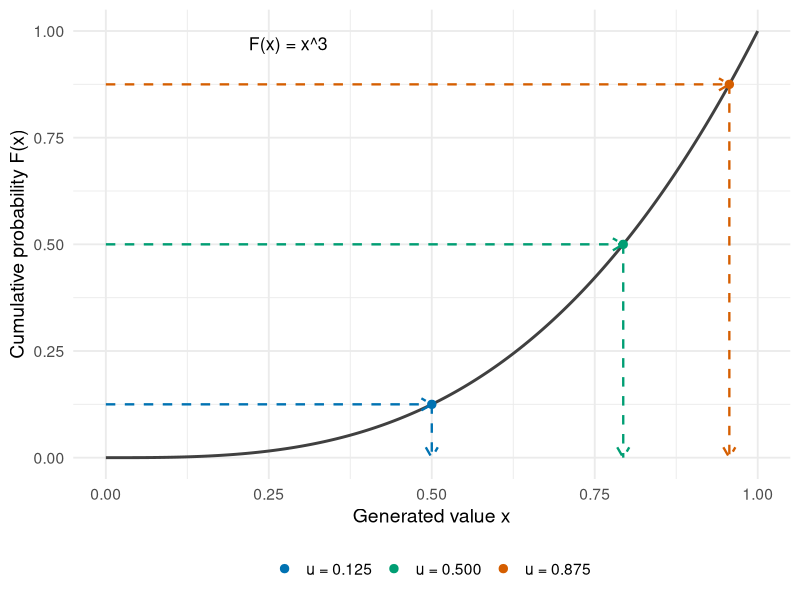
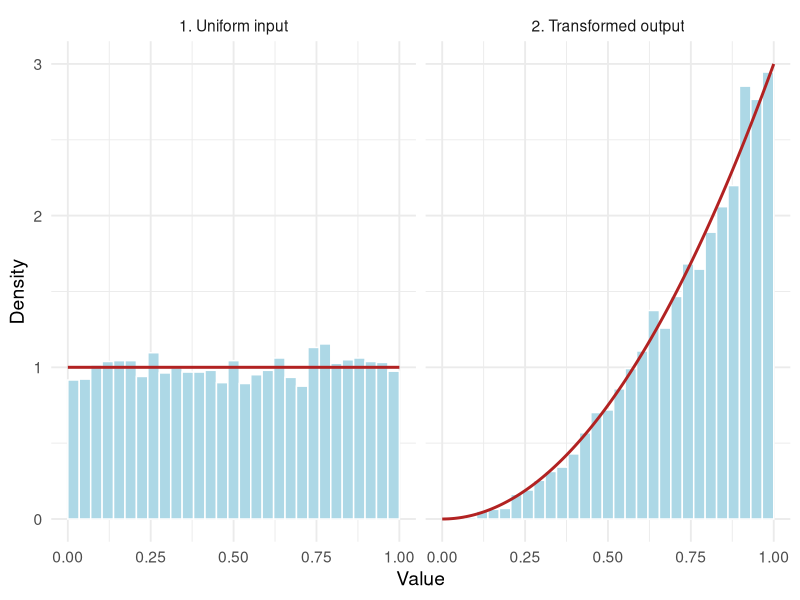
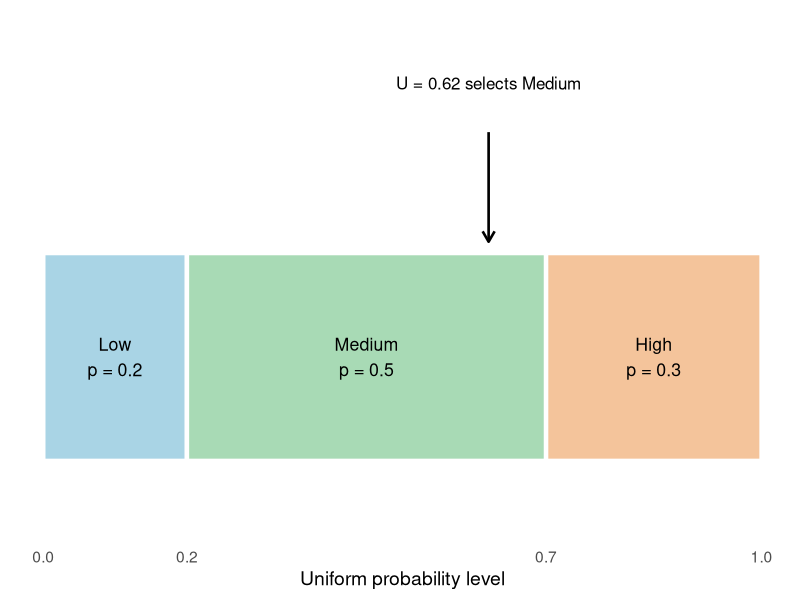
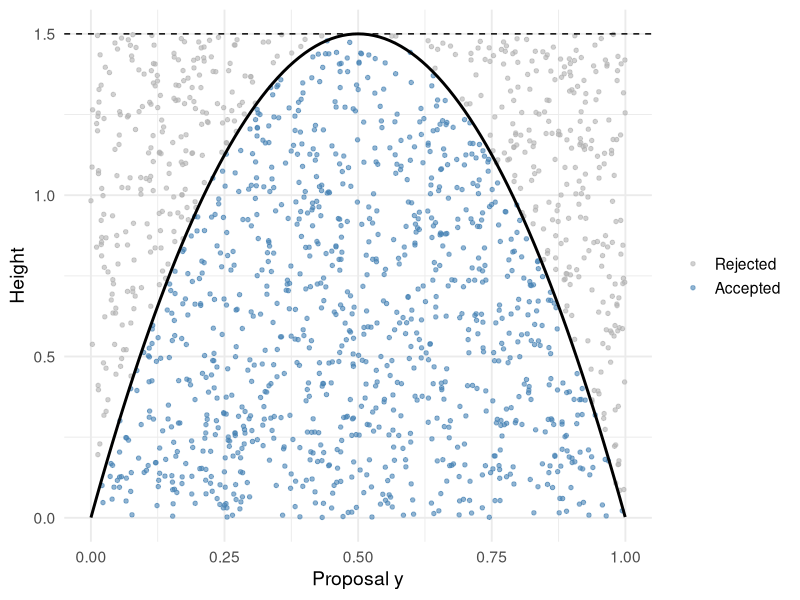
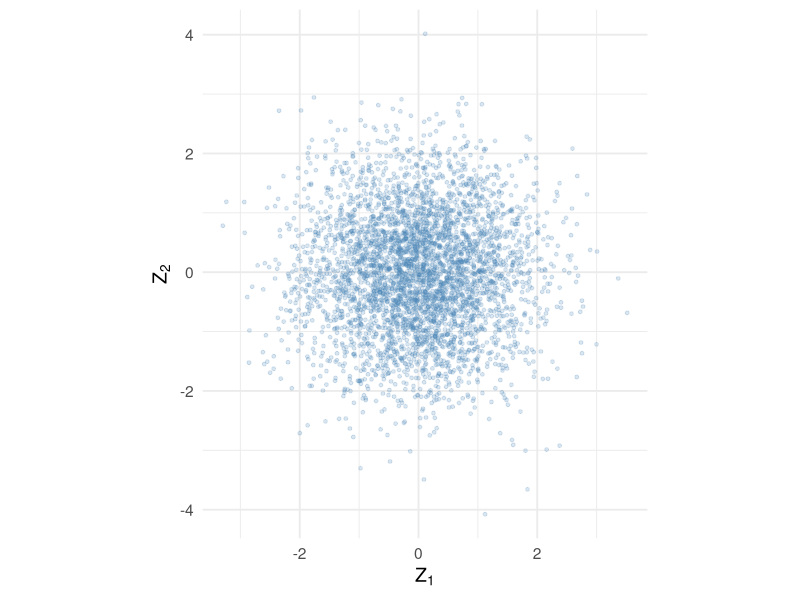
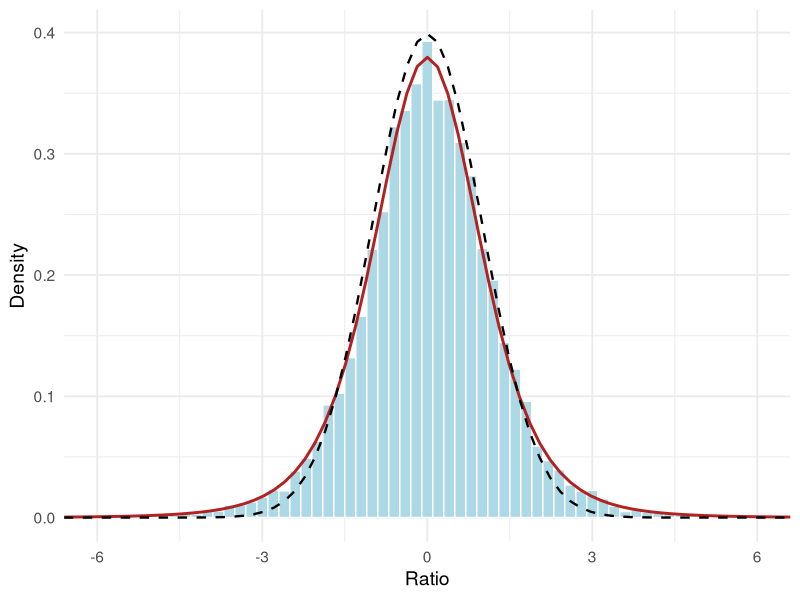
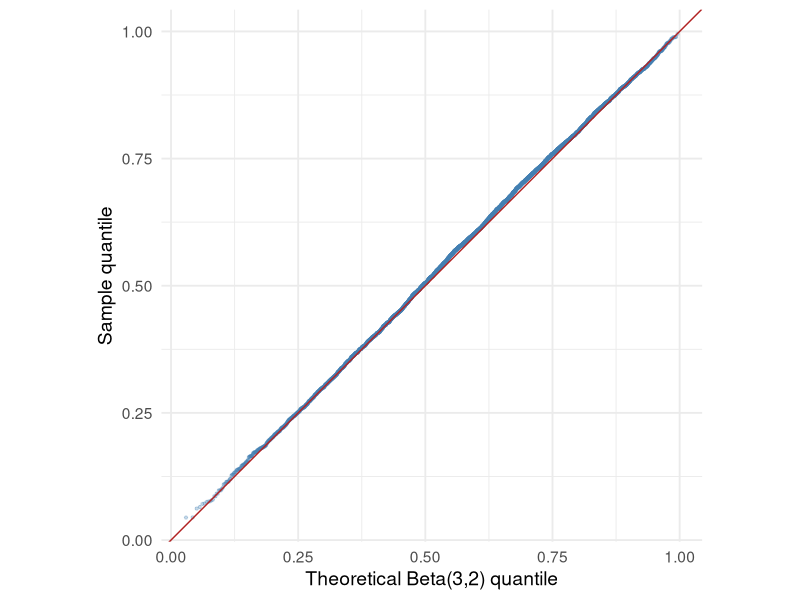
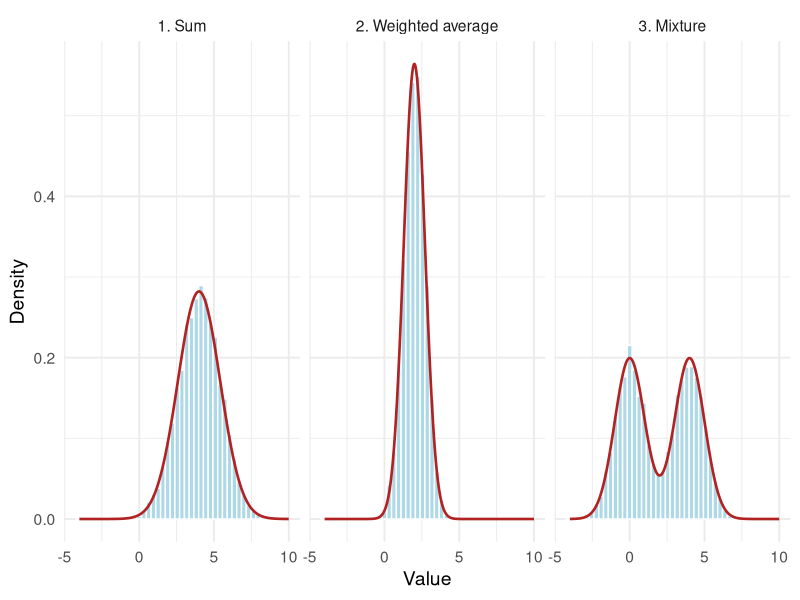

R code for these plots, in order:
## ---- chunk 1
#| label: rv-setup
#| include: false
#| cache: false
#| code-fold: true
library(ggplot2)
theme_set(theme_minimal(base_size = 14))
knitr::opts_chunk$set(
  fig.width = 8, fig.height = 4.8, fig.align = "center",
  dpi = 144, collapse = TRUE, comment = "#>"
)
## ---- chunk 2
#| label: rv-seed
#| code-fold: true
set.seed(8670)
u_first <- runif(5)

set.seed(8670)
u_repeated <- runif(5)

rbind(first = u_first, repeated = u_repeated)
identical(u_first, u_repeated)
## ---- chunk 3
#| label: rv-sampling
#| code-fold: true
set.seed(8670)
observed_waits <- c(2, 3, 3, 5, 7, 12)  # illustrative waiting times

sample(observed_waits, size = 6, replace = TRUE)
sample(observed_waits, size = 6, replace = FALSE)
## ---- chunk 4
#| label: fig-rv-quantile-map
#| code-fold: true
#| echo: !expr knitr::is_html_output()
#| fig-cap: "The inverse CDF converts a probability level into an observation. Each horizontal arrow starts at u; the downward arrow lands at x = u^(1/3). The dashed guides are a construction, not additional random draws."
#| fig-alt: "Three colored paths move from probability levels 0.125, 0.5, and 0.875 across to the curve F(x)=x cubed and then down to the corresponding quantiles."
#| fig-width: 7
#| fig-height: 4.8
quantile_paths <- data.frame(
  u = c(0.125, 0.5, 0.875),
  level = factor(c("u = 0.125", "u = 0.500", "u = 0.875"))
)
quantile_paths$x <- quantile_paths$u^(1 / 3)
quantile_grid <- data.frame(x = seq(0, 1, length.out = 401))

ggplot(quantile_grid, aes(x, x^3)) +
  geom_line(color = "grey25", linewidth = 1) +
  geom_segment(
    data = quantile_paths, inherit.aes = FALSE,
    aes(x = 0, xend = x, y = u, yend = u, color = level),
    linewidth = 0.8, linetype = "dashed", show.legend = FALSE,
    arrow = grid::arrow(length = grid::unit(0.12, "inches"))
  ) +
  geom_segment(
    data = quantile_paths, inherit.aes = FALSE,
    aes(x = x, xend = x, y = u, yend = 0, color = level),
    linewidth = 0.8, linetype = "dashed", show.legend = FALSE,
    arrow = grid::arrow(length = grid::unit(0.12, "inches"))
  ) +
  geom_point(
    data = quantile_paths, inherit.aes = FALSE,
    aes(x, u, color = level), size = 2.5
  ) +
  annotate("text", x = 0.28, y = 0.97, label = "F(x) = x^3", size = 4.5) +
  scale_color_manual(values = c("#0072B2", "#009E73", "#D55E00")) +
  scale_x_continuous(breaks = seq(0, 1, 0.25)) +
  scale_y_continuous(breaks = seq(0, 1, 0.25)) +
  coord_cartesian(xlim = c(0, 1), ylim = c(0, 1)) +
  labs(x = "Generated value x", y = "Cumulative probability F(x)", color = NULL) +
  theme(legend.position = "bottom")
## ---- chunk 5
#| label: fig-rv-inverse
#| code-fold: true
#| fig-cap: "Left: uniform probability levels. Right: mapping them through the quantile function produces values with the increasing target density."
#| fig-width: 9
set.seed(8670)
n <- 5000
u <- runif(n)
x_power <- u^(1 / 3)

plot_data <- rbind(
  data.frame(value = u, distribution = "1. Uniform input"),
  data.frame(value = x_power, distribution = "2. Transformed output")
)
grid <- seq(0, 1, length.out = 301)
curve_data <- rbind(
  data.frame(value = grid, density = 1,
             distribution = "1. Uniform input"),
  data.frame(value = grid, density = 3 * grid^2,
             distribution = "2. Transformed output")
)

ggplot(plot_data, aes(value)) +
  geom_histogram(aes(y = after_stat(density)), bins = 30,
                 boundary = 0, fill = "lightblue", color = "white") +
  geom_line(data = curve_data, aes(y = density),
            color = "firebrick", linewidth = 1) +
  facet_wrap(~ distribution) +
  labs(x = "Value", y = "Density")
## ---- chunk 6
#| label: rv-power-moments
#| code-fold: true
knitr::kable(
  data.frame(
    quantity = c("Mean", "Variance"),
    simulated = c(mean(x_power), var(x_power)),
    theoretical = c(3 / 4, 3 / 80)
  ),
  digits = 4
)
## ---- chunk 7
#| label: rv-exponential
#| code-fold: true
set.seed(8670)
lambda <- 0.7
u <- runif(10000)
waiting_time <- -log1p(-u) / lambda

c(
  simulated_mean = mean(waiting_time),
  theoretical_mean = 1 / lambda,
  simulated_prob_above_3 = mean(waiting_time > 3),
  theoretical_prob_above_3 = exp(-lambda * 3)
)
## ---- chunk 8
#| label: rv-numerical-inversion
#| code-fold: true
custom_cdf <- function(x) (x + x^3) / 2  # used only on [0, 1]

custom_quantile <- function(u) {
  vapply(u, function(ui) {
    uniroot(
      function(x) custom_cdf(x) - ui,
      interval = c(0, 1), tol = 1e-10
    )$root
  }, numeric(1))
}

set.seed(8670)
u <- runif(2000)
x_numeric <- custom_quantile(u)

c(
  largest_cdf_residual = max(abs(custom_cdf(x_numeric) - u)),
  simulated_mean = mean(x_numeric),
  theoretical_mean = 5 / 8
)
## ---- chunk 9
#| label: rv-truncation
#| code-fold: true
set.seed(8670)
a <- 1
b <- 2
u <- runif(5000)
truncated_normal <- qnorm(pnorm(a) + u * (pnorm(b) - pnorm(a)))

c(
  simulated_mean = mean(truncated_normal),
  theoretical_mean = (dnorm(a) - dnorm(b)) / (pnorm(b) - pnorm(a)),
  fraction_in_interval = mean(truncated_normal > a & truncated_normal < b)
)
## ---- chunk 10
#| label: fig-rv-probability-strip
#| code-fold: true
#| echo: !expr knitr::is_html_output()
#| fig-cap: "Discrete generation allocates the unit interval to outcomes. The middle category receives half of the interval, so it is selected with probability 0.5. Boundary points follow the generalized-inverse convention and have probability zero for an ideal continuous uniform."
#| fig-alt: "The interval from zero to one is divided into Low from zero to 0.2, Medium from 0.2 to 0.7, and High from 0.7 to one. An arrow at 0.62 points to Medium."
#| fig-width: 8
#| fig-height: 2.8
probability_strip <- data.frame(
  left = c(0, 0.2, 0.7), right = c(0.2, 0.7, 1),
  category = factor(c("Low", "Medium", "High"),
                    levels = c("Low", "Medium", "High")),
  label = c("Low\np = 0.2", "Medium\np = 0.5", "High\np = 0.3")
)
ggplot(probability_strip) +
  geom_rect(aes(xmin = left, xmax = right, ymin = 0.15, ymax = 0.7,
                fill = category), color = "white", linewidth = 1.5) +
  geom_text(aes(x = (left + right) / 2, y = 0.425, label = label),
            size = 4.5, lineheight = 1.2) +
  annotate("segment", x = 0.62, xend = 0.62, y = 1.02, yend = 0.73,
           linewidth = 0.9,
           arrow = grid::arrow(length = grid::unit(0.12, "inches"))) +
  annotate("text", x = 0.62, y = 1.15, label = "U = 0.62 selects Medium",
           size = 4.3) +
  scale_fill_manual(values = c("#A9D4E5", "#A8DAB5", "#F4C49B"),
                    guide = "none") +
  scale_x_continuous(breaks = c(0, 0.2, 0.7, 1), expand = expansion(mult = 0.04)) +
  coord_cartesian(xlim = c(0, 1), ylim = c(0, 1.28)) +
  labs(x = "Uniform probability level", y = NULL) +
  theme(axis.text.y = element_blank(), axis.ticks.y = element_blank(),
        panel.grid = element_blank())
## ---- chunk 11
#| label: rv-discrete
#| code-fold: true
set.seed(8670)
p <- 0.4
bernoulli <- as.integer(runif(10000) > 1 - p)

labels <- c("Low", "Medium", "High")
probabilities <- c(0.2, 0.5, 0.3)
cutoffs <- cumsum(probabilities)
u <- runif(10000)

# First cutoff that reaches u: this also handles u at a cutoff.
index <- vapply(u, function(ui) which(ui <= cutoffs)[1], integer(1))
category <- factor(labels[index], levels = labels)

mean(bernoulli)
prop.table(table(category))

# Built-in alternative for the same categorical distribution.
head(sample(labels, size = 10, replace = TRUE, prob = probabilities))
## ---- chunk 12
#| label: rv-geometric
#| code-fold: true
set.seed(8670)
p <- 0.25
u <- runif(10000)
failures <- ceiling(log1p(-u) / log1p(-p)) - 1

c(
  simulated_mean = mean(failures),
  theoretical_mean = (1 - p) / p,
  largest_difference_from_qgeom = max(abs(failures - qgeom(u, prob = p)))
)
## ---- chunk 13
#| label: fig-rv-rejection
#| code-fold: true
#| fig-cap: "Uniform proposals form points under the envelope of height 1.5. Retaining only points below the target density produces Beta(2,2) draws along the horizontal axis."
set.seed(8670)
proposal <- runif(1500)
height <- 1.5 * runif(1500)
accepted <- height <= dbeta(proposal, 2, 2)
proposal_data <- data.frame(proposal, height, accepted)

ggplot(proposal_data, aes(proposal, height, color = accepted)) +
  geom_point(alpha = 0.6, size = 1.2) +
  stat_function(fun = function(x) dbeta(x, 2, 2),
                color = "black", linewidth = 1) +
  geom_hline(yintercept = 1.5, linetype = "dashed") +
  scale_color_manual(values = c("grey70", "steelblue"),
                     labels = c("Rejected", "Accepted")) +
  labs(x = "Proposal y", y = "Height", color = NULL)
## ---- chunk 14
#| label: rv-rejection-generator
#| code-fold: true
rbeta22_rejection <- function(n, M = 1.5) {
  stopifnot(
    length(n) == 1L, is.finite(n), n >= 0, n == floor(n),
    length(M) == 1L, is.finite(M), M >= 1.5
  )
  draws <- numeric(n)
  n_accepted <- 0L
  proposals <- 0L

  while (n_accepted < n) {
    y <- runif(1)
    u <- runif(1)
    proposals <- proposals + 1L
    if (u <= dbeta(y, 2, 2) / M) {
      n_accepted <- n_accepted + 1L
      draws[n_accepted] <- y
    }
  }
  list(draws = draws, proposals = proposals)
}

set.seed(8670)
beta_tight <- rbeta22_rejection(2000, M = 1.5)
beta_loose <- rbeta22_rejection(2000, M = 6)

knitr::kable(data.frame(
  M = c(1.5, 6),
  proposals = c(beta_tight$proposals, beta_loose$proposals),
  expected_proposals = 2000 * c(1.5, 6),
  observed_acceptance = 2000 / c(beta_tight$proposals, beta_loose$proposals),
  theoretical_acceptance = 1 / c(1.5, 6)
), digits = 3, col.names = c(
  "M", "Proposals", "Expected proposals", "Observed rate", "Target rate"
))
## ---- chunk 15
#| label: fig-rv-box-muller
#| code-fold: true
#| fig-cap: "Box-Muller creates a circular normal cloud from two independent uniforms. The two normal coordinates are independent even though their formulas share a radius and angle."
set.seed(8670)
n <- 4000
radius <- sqrt(-2 * log(runif(n)))
angle <- 2 * pi * runif(n)
z1 <- radius * cos(angle)
z2 <- radius * sin(angle)

ggplot(data.frame(z1, z2), aes(z1, z2)) +
  geom_point(alpha = 0.2, color = "steelblue", size = 1) +
  coord_equal() +
  labs(x = expression(Z[1]), y = expression(Z[2]))
## ---- chunk 16
#| label: fig-rv-student-t
#| code-fold: true
#| fig-cap: "A random denominator creates heavier tails. The generated ratios agree with the t distribution with 5 degrees of freedom; the dashed normal density has lighter tails."
set.seed(8670)
n <- 10000
nu <- 5
normal_numerator <- rnorm(n)
chi_square <- rowSums(matrix(rnorm(n * nu), nrow = n)^2)
t_draws <- normal_numerator / sqrt(chi_square / nu)

ggplot(data.frame(value = t_draws), aes(value)) +
  geom_histogram(aes(y = after_stat(density)), binwidth = 0.2,
                 fill = "lightblue", color = "white") +
  stat_function(fun = function(x) dt(x, df = nu),
                color = "firebrick", linewidth = 1) +
  stat_function(fun = dnorm, linetype = "dashed", linewidth = 0.8) +
  coord_cartesian(xlim = c(-6, 6)) +
  labs(x = "Ratio", y = "Density")
## ---- chunk 17
#| label: fig-rv-beta-qq
#| code-fold: true
#| fig-cap: "A quantile comparison checks the entire distribution of the gamma ratio against Beta(3,2), including its tails."
set.seed(8670)
n <- 5000
g1 <- rgamma(n, shape = 3, rate = 1)
g2 <- rgamma(n, shape = 2, rate = 1)
beta_ratio <- g1 / (g1 + g2)

qq_data <- data.frame(
  theoretical = qbeta(ppoints(n), shape1 = 3, shape2 = 2),
  observed = sort(beta_ratio)
)
ggplot(qq_data, aes(theoretical, observed)) +
  geom_point(alpha = 0.3, size = 0.8, color = "steelblue") +
  geom_abline(intercept = 0, slope = 1, color = "firebrick") +
  coord_equal() +
  labs(x = "Theoretical Beta(3,2) quantile", y = "Sample quantile")
## ---- chunk 18
#| label: fig-rv-mixture
#| code-fold: true
#| fig-cap: "Adding two observations, averaging them, and selecting one population produce different distributions. The solid curves show their respective theoretical densities."
#| fig-width: 10
set.seed(8670)
n <- 10000
x1 <- rnorm(n, mean = 0, sd = 1)
x2 <- rnorm(n, mean = 4, sd = 1)
component <- sample.int(2, n, replace = TRUE, prob = c(0.5, 0.5))
x_mixture <- rnorm(n, mean = c(0, 4)[component], sd = 1)

mechanisms <- c("1. Sum", "2. Weighted average", "3. Mixture")
mixture_plot <- data.frame(
  value = c(x1 + x2, (x1 + x2) / 2, x_mixture),
  mechanism = rep(mechanisms, each = n)
)
grid <- seq(-4, 10, length.out = 500)
mixture_curves <- data.frame(
  value = rep(grid, 3),
  density = c(
    dnorm(grid, 4, sqrt(2)),
    dnorm(grid, 2, sqrt(0.5)),
    0.5 * dnorm(grid, 0, 1) + 0.5 * dnorm(grid, 4, 1)
  ),
  mechanism = rep(mechanisms, each = length(grid))
)
ggplot(mixture_plot, aes(value)) +
  geom_histogram(aes(y = after_stat(density)), bins = 45,
                 fill = "lightblue", color = "white") +
  geom_line(data = mixture_curves, aes(y = density),
            color = "firebrick", linewidth = 0.9) +
  facet_wrap(~ mechanism, nrow = 1) +
  labs(x = "Value", y = "Density")
## ---- chunk 19
#| label: rv-poisson-gamma
#| code-fold: true
set.seed(8670)
n <- 20000
a <- 2
b <- 0.5
latent_rate <- rgamma(n, shape = a, rate = b)
counts <- rpois(n, lambda = latent_rate)

knitr::kable(data.frame(
  quantity = c("Mean", "Variance"),
  simulated = c(mean(counts), var(counts)),
  theoretical = c(a / b, a / b + a / b^2)
), digits = 3)
## ---- chunk 20
#| label: fig-rv-covariance-map
#| code-fold: true
#| echo: !expr knitr::is_html_output()
#| fig-cap: "A matrix factor introduces scale and dependence; adding the mean shifts location. The black curves are corresponding 95% normal probability contours. All three panels use the same underlying draws and the same axis scale."
#| fig-alt: "Three panels show the same colored normal points as a circular cloud, a correlated elliptical cloud, and the same ellipse shifted to mean two, one."
#| fig-width: 10
#| fig-height: 4.3
set.seed(8670)
geometry_z <- matrix(rnorm(1600), ncol = 2)
geometry_sigma <- matrix(c(1, 0.8, 0.8, 2), 2)
geometry_R <- chol(geometry_sigma)
geometry_correlated <- geometry_z %*% geometry_R
geometry_shifted <- sweep(geometry_correlated, 2, c(2, 1), FUN = "+")
stages <- c("1. Independent normals", "2. Apply the factor", "3. Add the mean")
geometry_data <- do.call(rbind, lapply(seq_along(stages), function(j) {
  values <- list(geometry_z, geometry_correlated, geometry_shifted)[[j]]
  data.frame(x = values[, 1], y = values[, 2],
             original_z1 = geometry_z[, 1], stage = stages[j])
}))
theta <- seq(0, 2 * pi, length.out = 301)
reference_circle <- sqrt(qchisq(0.95, df = 2)) * cbind(cos(theta), sin(theta))
reference_ellipse <- reference_circle %*% geometry_R
geometry_contours <- do.call(rbind, lapply(seq_along(stages), function(j) {
  values <- list(reference_circle, reference_ellipse,
                 sweep(reference_ellipse, 2, c(2, 1), FUN = "+"))[[j]]
  data.frame(x = values[, 1], y = values[, 2], stage = stages[j])
}))
geometry_centers <- data.frame(x = c(0, 0, 2), y = c(0, 0, 1), stage = stages)

ggplot(geometry_data, aes(x, y)) +
  geom_hline(yintercept = 0, color = "grey80", linewidth = 0.4) +
  geom_vline(xintercept = 0, color = "grey80", linewidth = 0.4) +
  geom_point(aes(color = original_z1), alpha = 0.35, size = 0.75) +
  geom_path(data = geometry_contours, linewidth = 0.7) +
  geom_point(data = geometry_centers, shape = 4, size = 3, stroke = 1.1) +
  scale_color_gradient2(low = "#0072B2", mid = "grey80", high = "#D55E00",
                        midpoint = 0, guide = "none") +
  facet_wrap(~ stage, nrow = 1) +
  coord_equal() +
  labs(x = "Coordinate 1", y = "Coordinate 2")
## ---- chunk 21
#| label: rv-mvn-generator
#| code-fold: true
rmvn_chol <- function(n, mu, Sigma) {
  d <- length(mu)
  stopifnot(
    length(n) == 1L, is.finite(n), n >= 0, n == floor(n),
    d > 0L, all(is.finite(mu)),
    is.matrix(Sigma), all(dim(Sigma) == c(d, d)),
    all(is.finite(Sigma)), isSymmetric(Sigma)
  )
  R <- chol(Sigma)  # requires positive definiteness here
  Z <- matrix(rnorm(n * d), nrow = n, ncol = d)
  sweep(Z %*% R, MARGIN = 2, STATS = mu, FUN = "+")
}

set.seed(8670)
mu <- c(1, 2)
Sigma <- matrix(c(1, 0.8, 0.8, 2), nrow = 2)
mvn_draws <- rmvn_chol(10000, mu, Sigma)

colMeans(mvn_draws)
cov(mvn_draws)
Sigma
## ---- chunk 22
#| label: fig-rv-dependence
#| code-fold: true
#| fig-cap: "The marginal distributions are the same in both panels. Positive correlation puts more probability in the upper-right region where both measurements exceed 1."
#| fig-width: 9
set.seed(8670)
n <- 30000
independent_pair <- rmvn_chol(n, c(0, 0), diag(2))
correlated_pair <- rmvn_chol(
  n, c(0, 0), matrix(c(1, 0.8, 0.8, 1), 2)
)

joint_probability <- c(
  mean(independent_pair[, 1] > 1 & independent_pair[, 2] > 1),
  mean(correlated_pair[, 1] > 1 & correlated_pair[, 2] > 1)
)
joint_results <- data.frame(
  model = c("Independent", "Correlation 0.8"),
  probability = joint_probability,
  MCSE = sqrt(joint_probability * (1 - joint_probability) / n)
)

# Plot a subset for legibility; estimates use all n observations.
dependence_plot <- rbind(
  data.frame(x = independent_pair[1:2000, 1],
             y = independent_pair[1:2000, 2], model = "Independent"),
  data.frame(x = correlated_pair[1:2000, 1],
             y = correlated_pair[1:2000, 2], model = "Correlation 0.8")
)
ggplot(dependence_plot, aes(x, y)) +
  annotate("rect", xmin = 1, xmax = Inf, ymin = 1, ymax = Inf,
           fill = "gold", alpha = 0.15) +
  geom_point(alpha = 0.2, color = "steelblue", size = 0.8) +
  geom_vline(xintercept = 1, linetype = "dashed") +
  geom_hline(yintercept = 1, linetype = "dashed") +
  facet_wrap(~ model) +
  coord_equal() +
  labs(x = "Measurement 1", y = "Measurement 2")
## ---- chunk 23
#| label: rv-joint-probability
#| code-fold: true
knitr::kable(joint_results, digits = 4,
             col.names = c("Model", "Joint probability", "MCSE"))
(1 - pnorm(1))^2  # exact probability under independence
## ---- chunk 24
#| label: rv-wishart
#| code-fold: true
set.seed(8670)
Sigma_w <- matrix(c(1, 0.4, 0.4, 2), 2)
wishart_df <- 12
W <- crossprod(rmvn_chol(wishart_df, c(0, 0), Sigma_w))
W / wishart_df  # expectation equals Sigma_w, but one draw is noisy
## ---- chunk 25
#| label: fig-rv-mvn-mixture
#| code-fold: true
#| fig-cap: "Each point is generated from one bivariate normal component. The label determines both its coordinates and its covariance structure."
set.seed(8670)
n <- 3000
component <- sample.int(2, n, replace = TRUE, prob = c(0.65, 0.35))
means <- list(c(0, 0), c(3, 2))
covariances <- list(
  matrix(c(1, 0.6, 0.6, 1), 2),
  matrix(c(0.6, -0.3, -0.3, 1), 2)
)
mixed_vectors <- matrix(NA_real_, nrow = n, ncol = 2)

for (j in seq_len(2)) {
  rows <- which(component == j)
  if (length(rows) > 0) {
    mixed_vectors[rows, ] <- rmvn_chol(
      length(rows), means[[j]], covariances[[j]]
    )
  }
}

ggplot(
  data.frame(x = mixed_vectors[, 1], y = mixed_vectors[, 2],
             component = factor(component)),
  aes(x, y, color = component)
) +
  geom_point(alpha = 0.25, size = 1) +
  coord_equal() +
  scale_color_manual(values = c("steelblue", "firebrick")) +
  labs(x = "Variable 1", y = "Variable 2", color = "Component")
## ---- chunk 26
#| label: rv-sphere-generator
#| code-fold: true
runif_sphere <- function(n, d) {
  stopifnot(
    length(n) == 1L, is.finite(n), n >= 0, n == floor(n),
    length(d) == 1L, is.finite(d), d >= 1, d == floor(d)
  )
  Z <- matrix(rnorm(n * d), nrow = n, ncol = d)
  lengths <- sqrt(rowSums(Z^2))
  sweep(Z, MARGIN = 1, STATS = lengths, FUN = "/")
}
## ---- chunk 27
#| label: fig-rv-ball
#| code-fold: true
#| fig-cap: "In two dimensions, normalized normals lie on the circle. Multiplying by an independent square-root-uniform radius fills the disk uniformly in area."
#| fig-width: 9
set.seed(8670)
n <- 2500
directions <- runif_sphere(n, d = 2)
disk <- sweep(directions, 1, sqrt(runif(n)), FUN = "*")

sphere_plot <- rbind(
  data.frame(x = directions[, 1], y = directions[, 2],
             region = "Surface: unit circle"),
  data.frame(x = disk[, 1], y = disk[, 2],
             region = "Interior: unit disk")
)
ggplot(sphere_plot, aes(x, y)) +
  geom_point(alpha = 0.3, size = 0.7, color = "steelblue") +
  facet_wrap(~ region) +
  coord_equal() +
  labs(x = "Coordinate 1", y = "Coordinate 2")
## ---- chunk 28
#| label: fig-rv-validation
#| code-fold: true
#| fig-cap: "The empirical CDF of accepted proposals tracks the Beta(2,2) CDF. Sampling variation creates small discrepancies even for a correct generator."
ggplot(data.frame(value = beta_tight$draws), aes(value)) +
  stat_ecdf(geom = "step", color = "steelblue", linewidth = 0.7) +
  stat_function(fun = function(x) pbeta(x, 2, 2),
                color = "firebrick", linewidth = 0.9, linetype = "dashed") +
  labs(x = "Accepted value", y = "Cumulative probability")
## ---- chunk 29
#| label: rv-mcse
#| code-fold: true
set.seed(8670)
B <- 10000
event <- rexp(B, rate = 0.7) > 3
p_hat <- mean(event)
mcse <- sqrt(p_hat * (1 - p_hat) / B)

knitr::kable(data.frame(
  estimate = p_hat,
  MCSE = mcse,
  exact = exp(-0.7 * 3),
  lower_MC_limit = p_hat - 1.96 * mcse,
  upper_MC_limit = p_hat + 1.96 * mcse
), digits = 4,
col.names = c("Estimate", "MCSE", "Exact", "Lower MC limit", "Upper MC limit"))
## ---- chunk 30
#| label: rv-power-study
#| code-fold: true
set.seed(8670)
B <- 4000
sigma <- 1
design <- expand.grid(n = c(10, 20, 40, 80), delta = c(0, 0.5))
critical <- qnorm(0.975)

power_results <- do.call(rbind, lapply(seq_len(nrow(design)), function(i) {
  n <- design$n[i]
  delta <- design$delta[i]
  control <- matrix(rnorm(B * n, 0, sigma), nrow = B)
  treatment <- matrix(rnorm(B * n, delta, sigma), nrow = B)
  se <- sigma * sqrt(2 / n)
  statistic <- (rowMeans(treatment) - rowMeans(control)) / se
  estimated <- mean(abs(statistic) > critical)
  shift <- delta / se
  exact <- pnorm(-critical - shift) +
    pnorm(critical - shift, lower.tail = FALSE)

  data.frame(
    n = n, delta = delta, estimated = estimated, exact = exact,
    MCSE = sqrt(estimated * (1 - estimated) / B)
  )
}))
power_results$scenario <- ifelse(
  power_results$delta == 0, "Null: Type I error", "Effect 0.5: power"
)
knitr::kable(power_results[, c("n", "delta", "estimated", "exact", "MCSE")],
             digits = 4)
## ---- chunk 31
#| label: fig-rv-power
#| code-fold: true
#| fig-cap: "Points are simulated rejection rates with approximate 95% Monte Carlo error bars. Lines are exact normal-model probabilities. Increasing the experiment's sample size increases power, while the Type I error remains near 0.05."
#| fig-width: 9
ggplot(power_results, aes(n, estimated)) +
  geom_line(aes(y = exact), color = "firebrick", linewidth = 0.9) +
  geom_errorbar(aes(
    ymin = pmax(0, estimated - 1.96 * MCSE),
    ymax = pmin(1, estimated + 1.96 * MCSE)
  ), width = 3, color = "steelblue") +
  geom_point(color = "steelblue", size = 2) +
  facet_wrap(~ scenario) +
  scale_x_continuous(breaks = c(10, 20, 40, 80)) +
  coord_cartesian(ylim = c(0, 1)) +
  labs(x = "Sample size per group", y = "Rejection probability")
## ---- chunk 32
#| label: rv-predictive
#| code-fold: true
set.seed(8670)
B <- 20000
a_post <- 4
b_post <- 16
batch_size <- 50
p_mean <- a_post / (a_post + b_post)

p_draw <- rbeta(B, shape1 = a_post, shape2 = b_post)
predictive_defects <- rbinom(B, size = batch_size, prob = p_draw)
plugin_defects <- rbinom(B, size = batch_size, prob = p_mean)

k <- 0:batch_size
# Exact beta-binomial probabilities, computed on the log scale.
predictive_pmf <- exp(
  lchoose(batch_size, k) +
    lbeta(k + a_post, batch_size - k + b_post) -
    lbeta(a_post, b_post)
)
predictive_comparison <- data.frame(
  model = c("Posterior predictive", "Plug-in"),
  simulated_variance = c(var(predictive_defects), var(plugin_defects)),
  theoretical_variance = c(
    batch_size * p_mean * (1 - p_mean) *
      (a_post + b_post + batch_size) / (a_post + b_post + 1),
    batch_size * p_mean * (1 - p_mean)
  ),
  simulated_prob_at_least_15 = c(
    mean(predictive_defects >= 15), mean(plugin_defects >= 15)
  ),
  exact_prob_at_least_15 = c(
    sum(predictive_pmf[k >= 15]),
    pbinom(14, size = batch_size, prob = p_mean, lower.tail = FALSE)
  )
)
knitr::kable(predictive_comparison, digits = 3, col.names = c(
  "Model", "Sim. variance", "Exact variance", "Sim. P(Y >= 15)", "Exact P(Y >= 15)"
))
## ---- chunk 33
#| label: fig-rv-predictive
#| code-fold: true
#| fig-cap: "The posterior predictive distribution spreads probability over a wider range of defect counts. The plug-in model ignores uncertainty about the process rate. Lines show exact probabilities and bars show simulated proportions."
#| fig-width: 9
predictive_plot <- rbind(
  data.frame(
    defects = k,
    proportion = tabulate(predictive_defects + 1, nbins = batch_size + 1) / B,
    exact = predictive_pmf,
    model = "Posterior predictive"
  ),
  data.frame(
    defects = k,
    proportion = tabulate(plugin_defects + 1, nbins = batch_size + 1) / B,
    exact = dbinom(k, size = batch_size, prob = p_mean),
    model = "Plug-in"
  )
)
ggplot(predictive_plot, aes(defects, proportion)) +
  geom_col(fill = "lightblue", width = 0.85) +
  geom_line(aes(y = exact), color = "firebrick", linewidth = 0.8) +
  geom_vline(xintercept = 14.5, linetype = "dashed") +
  facet_wrap(~ model) +
  coord_cartesian(xlim = c(0, 35)) +
  labs(x = "Defects in the next 50 items", y = "Probability")
## ---- chunk 34
#| label: rv-queue
#| code-fold: true
simulate_queue <- function(arrival_rate, n_customers = 200) {
  interarrival <- rexp(n_customers, rate = arrival_rate)
  service <- rgamma(n_customers, shape = 2, rate = 1)
  wait <- numeric(n_customers)
  if (n_customers > 1) {
    for (i in 2:n_customers) {
      wait[i] <- max(0, wait[i - 1] + service[i - 1] - interarrival[i])
    }
  }
  wait
}

set.seed(8670)
B_days <- 800
rates <- c(0.35, 0.45)
queue_results <- do.call(rbind, lapply(rates, function(rate) {
  # Each replication is an independent run of 200 customers, starting empty.
  fraction_delayed <- replicate(
    B_days, mean(simulate_queue(rate) > 5)
  )
  data.frame(
    arrival_rate = rate,
    utilization = 2 * rate,
    fraction_waiting_over_5 = mean(fraction_delayed),
    MCSE = sd(fraction_delayed) / sqrt(B_days)
  )
}))
knitr::kable(queue_results, digits = 4, col.names = c(
  "Arrival rate", "Utilization", "Fraction waiting > 5", "MCSE"
))
## ---- chunk 35
#| label: fig-rv-queue
#| code-fold: true
#| fig-cap: "Two illustrative paths show how delays carry over between customers. Estimates in the table average 800 independent runs per scenario; one path alone can be misleading."
#| fig-width: 9
set.seed(8670)
queue_paths <- do.call(rbind, lapply(rates, function(rate) {
  data.frame(
    customer = 1:200, wait = simulate_queue(rate),
    scenario = paste("Arrival rate =", rate)
  )
}))
ggplot(queue_paths, aes(customer, wait)) +
  geom_line(color = "steelblue", linewidth = 0.6) +
  geom_hline(yintercept = 5, linetype = "dashed", color = "firebrick") +
  facet_wrap(~ scenario) +
  labs(x = "Customer index", y = "Wait before service (minutes)")
